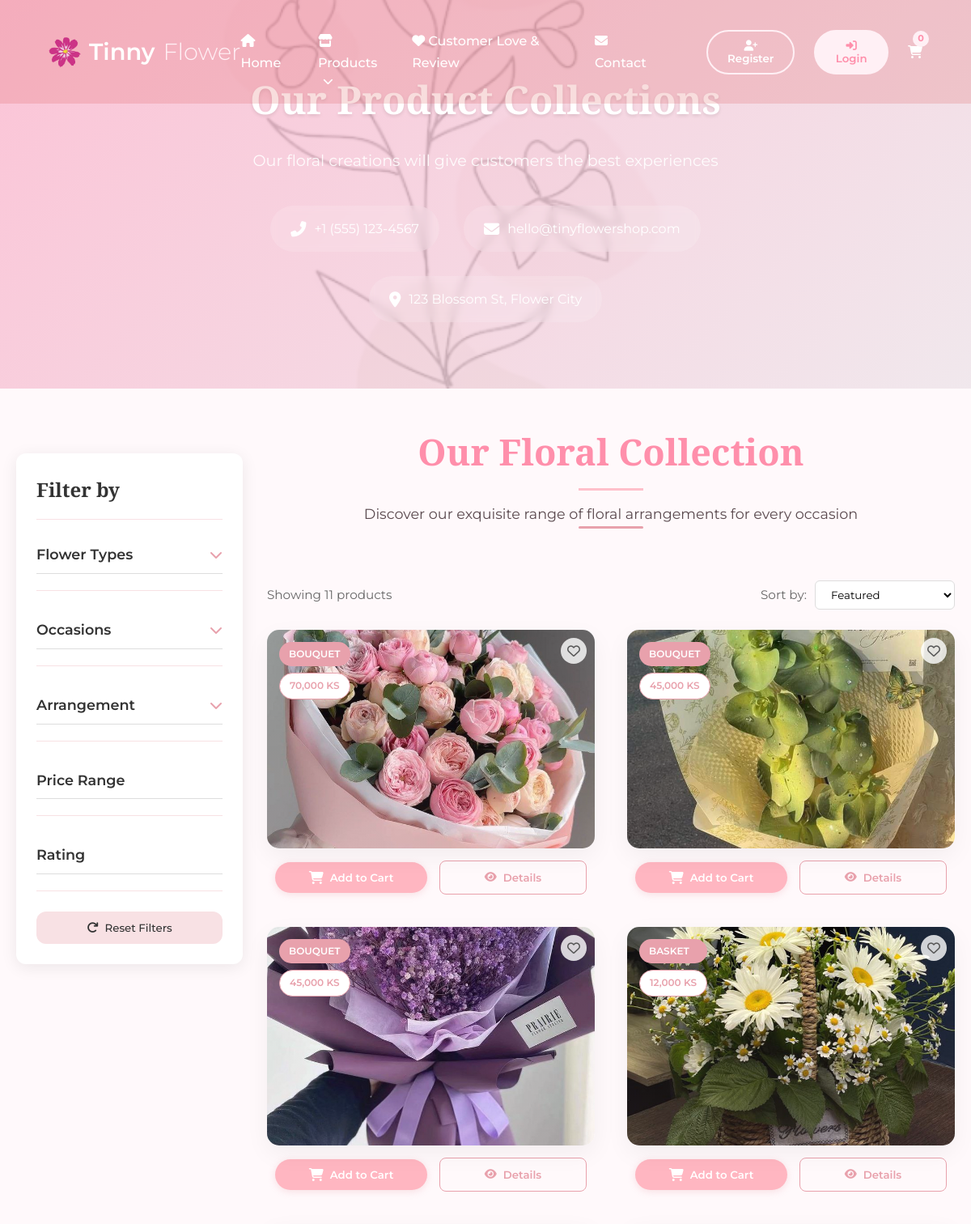
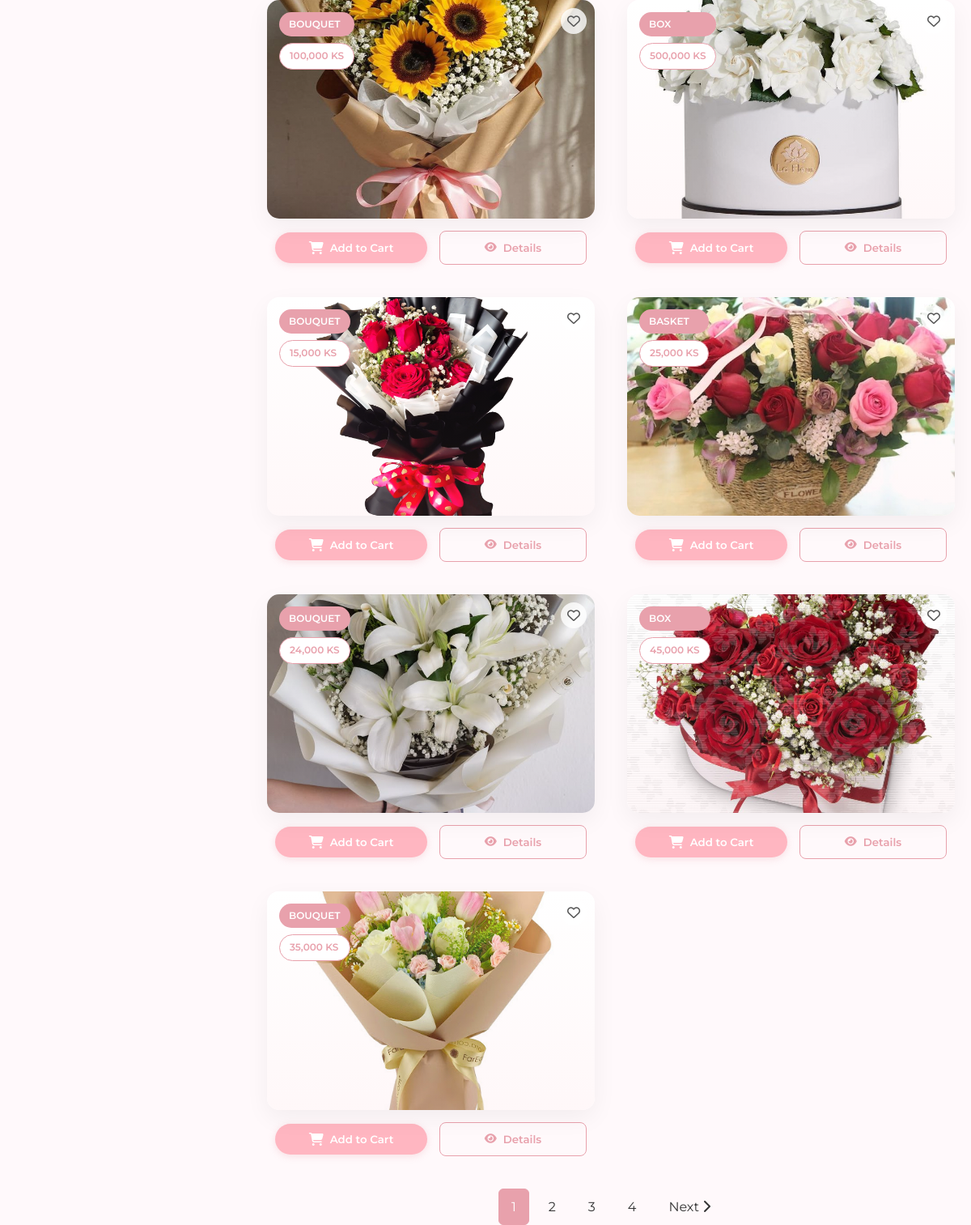
The page /shop.php on the database its author committed (2 pictures, top to bottom).
### tables this page shows
CREATE TABLE `product` (
  `product_id` int(11) NOT NULL,
  `product_name` varchar(255) NOT NULL,
  `product_description` text DEFAULT NULL,
  `product_price` decimal(10,2) NOT NULL,
  `arrangement_id` int(11) NOT NULL,
  `size` enum('Small','Medium','Large') NOT NULL DEFAULT 'Small',
  `date` timestamp NOT NULL DEFAULT current_timestamp(),
  `is_active` tinyint(1) DEFAULT 1
);

CREATE TABLE `arrangement_type` (
  `arrangement_id` int(11) NOT NULL,
  `arrangement_name` varchar(255) NOT NULL,
  `icon_image` varchar(255) DEFAULT NULL
);

### shop.php (the view, shortened to what this page needs)
<?php
include 'includes/db.php';
$sql = "
    SELECT
        p.*,
        at.arrangement_name,
        GROUP_CONCAT(DISTINCT ft.flower_name) AS flower_types,
        GROUP_CONCAT(DISTINCT o.occasion_name) AS occasions,
        (SELECT image_url FROM product_images WHERE product_id = p.product_id LIMIT 1) AS product_image
    FROM product p
    JOIN arrangement_type at ON p.arrangement_id = at.arrangement_id
    LEFT JOIN product_flower_type pft ON p.product_id = pft.product_id
    LEFT JOIN flower_type ft ON pft.flower_type_id = ft.flower_type_id
    LEFT JOIN product_occasions po ON p.product_id = po.product_id
    LEFT JOIN occasions o ON po.occasion_id = o.occasion_id
    WHERE p.is_active = 1
";
$sql .= " GROUP BY p.product_id ORDER BY p.date DESC";
$result = mysqli_query($con, $sql);
$count = mysqli_num_rows($result);
?>
<!DOCTYPE html>
<html lang="en">
<head>
    <link rel="stylesheet" href="https://cdnjs.cloudflare.com/ajax/libs/font-awesome/6.4.0/css/all.min.css">
    <link rel="stylesheet" href="https://cdnjs.cloudflare.com/ajax/libs/animate.css/4.1.1/animate.min.css"/>
</head>
<body>
    <?php include 'header.php' ?>
      <section class="contact-hero">
        <div class="contact-hero-content">
            <h1>Our Product Collections</h1>
            <p>Our floral creations will give customers the best experiences</p>
            <div class="contact-hero-info">
                <div class="contact-method">
                    <i class="fas fa-phone-alt"></i>
                    <span>+1 (555) 123-4567</span>
                </div>
                <div class="contact-method">
                    <i class="fas fa-envelope"></i>
                    <span>hello@tinyflowershop.com</span>
                </div>
                <div class="contact-method">
                    <i class="fas fa-map-marker-alt"></i>
                    <span>123 Blossom St, Flower City</span>
                </div>
            </div>
        </div>
        <div class="contact-hero-overlay"></div>
    </section>
    <section class="product-gallery">
        <div class="container">
            <aside class="filter-sidebar">
                <div class="filter-section">
                    <div class="filter-header">
                        <h3>Filter by</h3>
                    </div>
                    <div class="filter-group">
                        <div class="filter-group-title">
                            <span>Flower Types</span>
                            <i class="fas fa-chevron-down"></i>
                        </div>
                    </div>
                    <div class="filter-group">
                        <div class="filter-group-title">
                            <span>Occasions</span>
                            <i class="fas fa-chevron-down"></i>
                        </div>
                    </div>
                    <div class="filter-group">
                        <div class="filter-group-title">
                            <span>Arrangement</span>
                            <i class="fas fa-chevron-down"></i>
                        </div>
                    </div>
                    <div class="filter-group">
                        <div class="filter-group-title">
                            <span>Price Range</span>
                        </div>
                    </div>
                    <div class="filter-group">
                        <div class="filter-group-title">
                            <span>Rating</span>
                        </div>
                    </div>
                    <button type="button" class="filter-reset"><i class="fas fa-redo"></i> Reset Filters</button>
                </div>
            </aside>
            <main class="product-content">
                <div class="section-title">
                    <h2>Our Floral Collection</h2>
                    <p>Discover our exquisite range of floral arrangements for every occasion</p>
                    <div class="title-divider"></div>
                </div>
                <div class="products-header">
                    <div class="results-count">Showing <?= $count ?> products</div>
                    <div class="sort-options">
                        <span>Sort by:</span>
                        <select>
                            <option>Featured</option>
                        </select>
                    </div>
                </div>
                <div class="products-grid">
                    <?php if ($result && $count > 0): ?>
                        <?php while ($row = mysqli_fetch_assoc($result)):
                            $flowerTypes = $row['flower_types'] ? explode(',', $row['flower_types']) : [];
                            $occasionsList = $row['occasions'] ? explode(',', $row['occasions']) : [];
                            $arrangementSlug = strtolower(str_replace(' ', '-', $row['arrangement_name']));
                            $dataFlowers = $flowerTypes ? strtolower(str_replace(' ', '-', implode(',', $flowerTypes))) : '';
                            $dataOccasions = $occasionsList ? strtolower(str_replace(' ', '-', implode(',', $occasionsList))) : '';
                        ?>
                            <div class="product-item">
                                <div class="product-card animate__animated animate__fadeInUp"
                                    data-arrangement="<?= $arrangementSlug ?>"
                                    data-price="<?= $row['product_price'] ?>"
                                    data-occasion="<?= $dataOccasions ?>"
                                    data-flower="<?= $dataFlowers ?>">
                                    <div class="product-img">
                                        <img src="uploads/products/<?= htmlspecialchars($row['product_image']) ?>" alt="<?= htmlspecialchars($row['product_name']) ?>">
                                        <div class="product-badges">
                                            <span class="product-badge arrangement-badge">
                                                <?= htmlspecialchars($row['arrangement_name']) ?>
                                            </span>
                                            <span class="product-badge discount-badge">
                                                <?= number_format($row['product_price']) ?> Ks
                                            </span>
                                        </div>
                                        <div class="wishlist-btn <?= isset($wishlistStatus[$row['product_id']]) ? 'active' : '' ?>"
                                            onclick="toggleWishlist(this, <?= $row['product_id'] ?>)"
                                            data-loggedin="<?= isset($_SESSION['customer_id']) ? '1' : '0' ?>">
                                            <i class="<?= isset($wishlistStatus[$row['product_id']]) ? 'fas' : 'far' ?> fa-heart"></i>
                                        </div>
                                    </div>
                                </div>
                                <div class="product-actions">
                                    <button class="add-to-cart"
                                            data-id="<?= $row['product_id'] ?>"
                                            data-name="<?= htmlspecialchars($row['product_name']) ?>"
                                            data-price="<?= $row['product_price'] ?>"
                                            data-image="<?= $row['product_image'] ?>">
                                        <i class="fas fa-shopping-cart"></i> Add to Cart
                                    </button>
                                    <button class="view-details" data-id="<?= $row['product_id'] ?>">
                                        <i class="fas fa-eye"></i> Details
                                    </button>
                                </div>
                            </div>
                        <?php endwhile; ?>
                    <?php else: ?>
                        <p class="no-products">No products found matching your criteria.</p>
                    <?php endif; ?>
                </div>
                <ul class="pagination">
                    <li class="page-item"><a href="#" class="page-link active">1</a></li>
                    <li class="page-item"><a href="#" class="page-link">2</a></li>
                    <li class="page-item"><a href="#" class="page-link">3</a></li>
                    <li class="page-item"><a href="#" class="page-link">4</a></li>
                    <li class="page-item"><a href="#" class="page-link">Next <i class="fas fa-chevron-right"></i></a></li>
                </ul>
            </main>
        </div>
    </section>
</body>
</html>

### header.php (shortened to what this page needs)
<!DOCTYPE html>
<html lang="en">
<head>
<link rel="stylesheet" href="https://cdn.jsdelivr.net/npm/slick-carousel@1.8.1/slick/slick.css">
<link rel="stylesheet" href="https://cdn.jsdelivr.net/npm/slick-carousel@1.8.1/slick/slick-theme.css">
    <nav id="navbar">
    <a href="index.php" class="logo">
        <div class="logo-image">
            <img src="images/flowerb.png" alt="TinyFlower Logo">
        </div>
        Tinny<span>Flower</span>
    </a>
    <div class="nav-links" id="nav-links">
        <a href="index.php"><i class="fas fa-home"></i> Home</a>
        <div class="dropdown">
            <a href="shop.php"><i class="fas fa-store"></i> Products</a>
        </div>
        <a href="review.php"><i class="fas fa-heart"></i> Customer Love & Review</a>
        <a href="contact.php"><i class="fas fa-envelope"></i> Contact</a>
       <div class="user-actions">
    <?php if(isset($_SESSION['customer_id'])): ?>
        <div class="user-profile">
            <div class="profile-dropdown">
                <button class="profile-btn">
                    <img src="<?php echo !empty($_SESSION['customer_image']) ? $_SESSION['customer_image'] : 'uploads/customers/default-profile.jpg'; ?>"
                        alt="Profile Image" class="profile-image">
                    <span class="profile-name"><?php echo htmlspecialchars($_SESSION['customer_name']); ?></span>
                    <i class="fas fa-caret-down"></i>
                </button>
                <div class="dropdown-contents">
                    <a href="user/dashboard.php"><i class="fas fa-user"></i> My Profile</a>
                    <a href="user/my_orders.php"><i class="fas fa-box"></i> My Orders</a>
                    <a href="logout.php"><i class="fas fa-sign-out-alt"></i> Logout</a>
                </div>
            </div>
        </div>
    <?php else: ?>
                <button class="user-btn register" id="register-btn"><i class="fas fa-user-plus"></i> Register</button>
                <button class="user-btn login" id="login-btn"><i class="fas fa-sign-in-alt"></i> Login</button>
            <?php endif; ?>
            <a href="cart.php" id="cart-btn">
                <i class="fas fa-shopping-cart"></i>
                <span class="cart-count" id="cart-count">0</span>
            </a>
        </div>
    </div>
</nav>

### header.php (style rules this page uses)
:root { --primary: #ffb6c1; --primary-dark: #ff8fab; --primary-light: #ffdfea; --secondary: #fff0f5; --light: #fff9fb; --dark: #5a4a4f; --accent: #ffc0cb; --text: #5a4a4f; --transition: all 0.4s cubic-bezier(0.165, 0.84, 0.44, 1); }
* { margin: 0; padding: 0; box-sizing: border-box; font-family: 'Montserrat', sans-serif; }
body { background-color: var(--light); color: var(--text); line-height: 1.7; overflow-x: hidden; }
.logo-image { width: 40px; height: 40px; display: flex; align-items: center; justify-content: center; }
.logo-image img { width: 100%; height: 100%; object-fit: contain; filter: brightness(1) invert(0); }
nav { display: flex; justify-content: space-between; align-items: center; padding: 2rem 5%; background-color: rgba(221, 87, 87, 0.2); position: fixed; width: 100%; z-index: 100; transition: var(--transition); }
.logo { display: flex; align-items: center; gap: 10px; font-size: 1.8rem; font-weight: 600; color: white; text-decoration: none; transition: var(--transition); }
.logo span { color: var(--secondary); font-weight: 300; }
.nav-links { display: flex; gap: 2rem; align-items: center; }
.nav-links a { color: white; text-decoration: none; font-weight: 500; transition: var(--transition); position: relative; padding: 5px 0; }
.nav-links a::after { content: ''; position: absolute; bottom: 0; left: 0; width: 0; height: 2px; background-color: var(--secondary); transition: var(--transition); }
.user-actions { display: flex; gap: 1.5rem; align-items: center; margin-left: 2rem; }
.user-btn { background-color: transparent; border: 2px solid var(--secondary); color: white; padding: 0.6rem 1.5rem; border-radius: 50px; font-weight: 600; cursor: pointer; transition: var(--transition); }
.user-btn.login { background-color: var(--secondary); color: var(--primary-dark); }
.cart-count { position: absolute; top: -8px; right: -8px; background-color: var(--secondary); color: var(--primary-dark); width: 20px; height: 20px; border-radius: 50%; display: flex; align-items: center; justify-content: center; font-size: 0.7rem; font-weight: bold; }
.section-title { text-align: center; margin-bottom: 4rem; }
.section-title h2 { font-size: 2.8rem; color: var(--primary-dark); margin-bottom: 1.5rem; position: relative; display: inline-block; }
.section-title h2::after { content: ''; position: absolute; bottom: -10px; left: 50%; transform: translateX(-50%); width: 80px; height: 3px; background-color: var(--accent); }
.section-title p { color: var(--text); max-width: 700px; margin: 0 auto; font-size: 1.1rem; }
.products-grid { display: grid; grid-template-columns: repeat(auto-fill, minmax(300px, 1fr)); gap: 2.5rem; }
.product-card { background-color: white; border-radius: 15px; overflow: hidden; box-shadow: 0 10px 30px rgba(0, 0, 0, 0.05); transition: var(--transition); position: relative; }
.product-card::before { content: ''; position: absolute; top: 0; left: 0; width: 100%; height: 100%; background: linear-gradient(to bottom, transparent, rgba(255, 182, 193, 0.1)); z-index: 1; pointer-events: none; }
.product-img { height: 280px; overflow: hidden; position: relative; }
.product-img img { width: 100%; height: 100%; object-fit: cover; transition: transform 0.8s cubic-bezier(0.165, 0.84, 0.44, 1); }
.product-actions { display: flex; justify-content: space-between; align-items: center; }
.add-to-cart { background-color: var(--primary); color: white; border: none; padding: 0.7rem 1.5rem; border-radius: 50px; cursor: pointer; transition: var(--transition); font-weight: 600; display: flex; align-items: center; gap: 8px; }
.nav-links .dropdown { position: relative; display: inline-block; }
.nav-links .dropdown > a::after { content: '\f078'; font-family: 'Font Awesome 5 Free'; font-weight: 900; margin-left: 6px; font-size: 0.8rem; transition: var(--transition); }

### rows shown on the page
product: shows a picture, arrangement.arrangement_name "BOUQUET", product_price "70,000"
product: shows a picture, arrangement.arrangement_name "BOUQUET", product_price "45,000"
product: shows a picture, arrangement.arrangement_name "BOUQUET", product_price "45,000"
product: shows a picture, arrangement.arrangement_name "BASKET", product_price "12,000"
product: shows a picture, arrangement.arrangement_name "BOUQUET", product_price "100,000"
product: shows a picture, arrangement.arrangement_name "BOX", product_price "500,000"
product: shows a picture, arrangement.arrangement_name "BOUQUET", product_price "15,000"
product: shows a picture, arrangement.arrangement_name "BASKET", product_price "25,000"
product: shows a picture, arrangement.arrangement_name "BOUQUET", product_price "24,000"
product: shows a picture, arrangement.arrangement_name "BOX", product_price "45,000"
product: shows a picture, arrangement.arrangement_name "BOUQUET", product_price "35,000"

### other values the page prints
$count "11"
